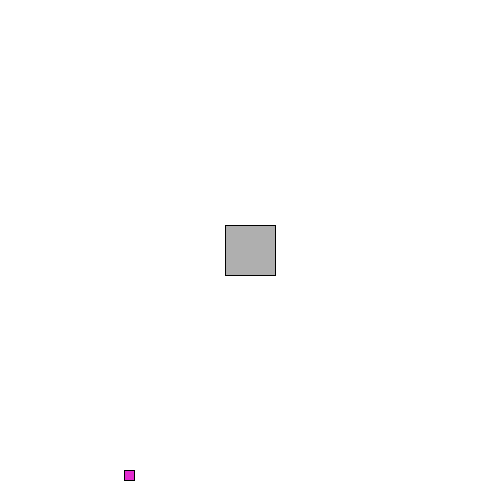
Frame 1 (no input)
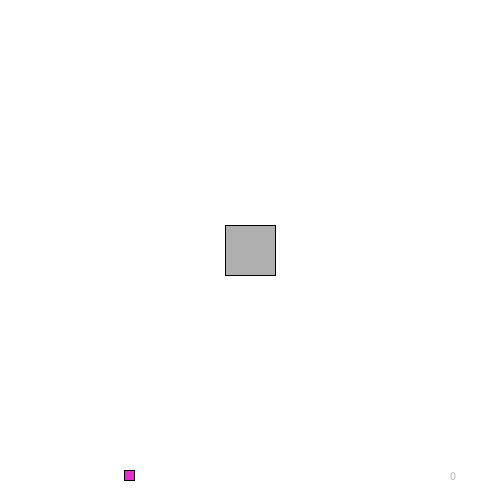
Frame 60 (the mouse pressed at the canvas centre just before this capture)
Frame 120 (the mouse held since frame 60 and released just before this capture): identical to frame 60, image omitted

The Processing sketch that drew these frames (run headless with seeded random() and noise(); from frame 60 on, the mouse is pressed at the canvas centre):

// Processing sketch: processing_103524
// ── processing_103524.pde

Car myCar; // A Car
Grape newGrape; // A Grape

int hitCount = 0; // Counter for how many times the grape has been hit
int carSpeed = 7;

void setup() {
  size(500, 500);
  myCar = new Car();
  newGrape = new Grape();
}
void draw() {
  background(255);
  //
  text (hitCount, width - 50, height - 20); // place HUD in bottom right corner
  newGrape.display(); // draw a grape randomly on the screen
  myCar.display();    // Car starts in the middle of the screen
  myCar.move();       // Move the car where the user wants

  // Checks for collision between grape and car
  // Grape must be fully within the boundries of the car to be considered "hit"

  if (rectangle_collision (myCar.xpos, myCar.ypos, myCar.sizeW, myCar.sizeH, 
  newGrape.xpos, newGrape.ypos, newGrape.sizeW, newGrape.sizeH)) {  
    hitCount = hitCount + 1; // increase hit counter by 1
    newGrape = new Grape();  // Grape redraws in a random location.
  }

  if (myCar.xpos + myCar.sizeW/2 > width) {
    myCar.xpos = myCar.xpos - carSpeed;
  } else if (myCar.xpos - myCar.sizeW/2 < 0) {
    myCar.xpos = myCar.xpos + carSpeed;
  } else if (myCar.ypos + myCar.sizeH/2 > height) {
    myCar.ypos = myCar.ypos - carSpeed;
  } else if (myCar.ypos - myCar.sizeH/2 < 0) {
    myCar.ypos = myCar.ypos + carSpeed;
  }
}

// set up of boolean to determine state of collision

boolean rectangle_collision(float carX, float carY, float carW, float carH, 
float grapeX, float grapeY, float grapeW, 
float grapeH)

// returns true if...

{
  return (grapeX + grapeW/2 < carX + carW/2 && // ...the right side of the grape is farther left than the right side of the Car
  grapeX - grapeW/2 > carX - carW/2 && // and if the left side of the grape is farther right than the left side of the Car
  grapeY + grapeW/2 < carY + carW/2 && // and if the bottom of the grape is higher than the bottom of the car
  grapeY - grapeW/2 > carY - carW/2);  // and if the top of the grape is lower than the top of the car
}


// This stuff makes the car move around when the arrow keys are pressed.
// Clever boolean code I picked up from openprocessing somewhere allowing for
// diagonal movement.

void keyPressed() {
  int k = keyCode;
  if (k == SHIFT)
    carSpeed = carSpeed + 1; // if enter is pressed the car speeds up.
  else if (k == ' ')  
    carSpeed = carSpeed - 1; // if space is pressed, Car slows down.
  else if (k == UP)     myCar.up    = true; // sets up movement to true if up is pressed
  else if (k == DOWN)   myCar.down  = true; // sets down movement to true if down is pressed
  else if (k == LEFT)   myCar.left  = true; // sets left movement to true if left is pressed
  else if (k == RIGHT)  myCar.right = true; // sets right movement to true if right is pressed
}
void keyReleased() {
  int k = keyCode;
  if      (k == UP)     myCar.up    = false; // up is false if not pressed
  else if (k == DOWN)   myCar.down  = false; // ditto for other directions...
  else if (k == LEFT)   myCar.left  = false;
  else if (k == RIGHT)  myCar.right = false;
}

class Car {
  color c; // sets color of Car
  float xpos; // xpos of car
  float ypos; // ypos of car
  int sizeW = 50; // width of car
  int sizeH = 50; // height of car
  boolean up, down, left, right; // booleans for car movement
 
 // Car Class
 
  Car() {
    c = color(175); // Color is a light gray. 
    xpos = width/2; // car is centered at the start of game.
    ypos = width/2;
  }
 
  void display() {
    rectMode(CENTER); // position determined by the center point of Car
    stroke(0); // black outline to car
    fill(c); // Fill is the light gray
    rect(xpos, ypos, sizeW, sizeH); // draw the car in the center with dimensions 50x50
  }
  
  // using the boolens set up previously
  // since the car will move in the directions specified as long as 
  // the booleans are true, the car is capable of diagonal movement
  
  void move() {
    if (up)    ypos -= carSpeed;
    if (down)  ypos += carSpeed;
    if (left)  xpos -= carSpeed;
    if (right) xpos += carSpeed;
  }
}
// The grape class

class Grape {
  color c; // color of grape.
  float xpos; // xpos of grape
  float ypos; // ypos of grape
  int sizeW = 10; // width of grape
  int sizeH = 10; // height of grape
 
  Grape() {
    c = color(random(180, 255), 44, 208); // color changes to differing shades of purple (added by GoToLoop)
    xpos = int(random(width)); // xpos of grape
    ypos = int(random(height)); // ypos of grape
   
  }
 
  void display() {
    rectMode(CENTER); // position determined by center of grape
    stroke(0); // black outline
    fill(c); // random fill
    rect(xpos, ypos, sizeW, sizeH); //draw it
  }
  
  // teleport function. When grape gets it, it moves to a different location
  
  void tele() {
    xpos = int(random(width));
    ypos = int(random(height));
  }
}
